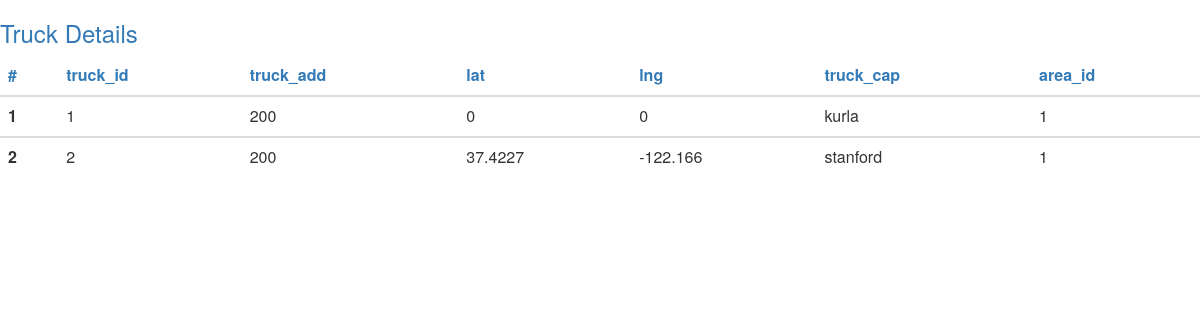
Screenshot of /idle_truck.php with the database file from the repository.
### tables this page shows
CREATE TABLE `trucks` (
  `t_id` int(10) NOT NULL,
  `t_add` varchar(100) NOT NULL,
  `lat` float NOT NULL,
  `lng` float NOT NULL,
  `t_cap` int(10) NOT NULL,
  `a_id` int(10) NOT NULL
);

### web/idle_truck.php (the view, shortened to what this page needs)
<html lang="en">
<head>
  <link rel="stylesheet" href="https://maxcdn.bootstrapcdn.com/bootstrap/3.3.7/css/bootstrap.min.css">
</head>
<body>
<h3 class="text-primary mt-5">Truck Details</h3>
   <div class="row mb-2">
      <div class="col-lg-12">
                 <table class="table table-hover">
                     <thead>
                         <tr class="text-primary">
                             <th>#</th>
                             <th>truck_id</th>
                             <th>truck_add</th>
                             <th>lat</th>
                             <th>lng</th>
                             <th>truck_cap</th>
                             <th>area_id</th>
                         </tr>
                     </thead>
<?php
include('config.php');
$sql = "select * from trucks";
$count=1;
$result = mysqli_query($db, $sql);
if (mysqli_num_rows($result) > 0) {
  while($row = mysqli_fetch_assoc($result)) { ?>
                     <tbody>
                         <tr>
                            <th scope=”row”>
                            <?php echo $count; ?>
                            </th>
                            <td>
                               <?php echo $row['t_id']; ?>
                            </td>
                            <td>
                               <?php echo $row['t_cap']; ?>
                            </td>
                            <td>
                               <?php echo $row['lat']; ?>
                            </td>
                            <td>
                               <?php echo $row['lng']; ?>
                            </td>
                            <td>
                               <?php echo $row['t_add']; ?>
                            </td>
                            <td>
                               <?php echo $row['a_id']; ?>
                            </td>
                            </tr>
                          </tbody>
<?php
$count++;
}
} else {
echo "0 results";
}
?>
                   </table>
              </div>
          </div>
</body>
</html>

### rows the page displays
trucks: t_id "1", t_cap "200", lat "0", lng "0", t_add "kurla", a "1"
trucks: t_id "2", t_cap "200", lat "37.4227", lng "-122.166", t_add "stanford", a "1"
